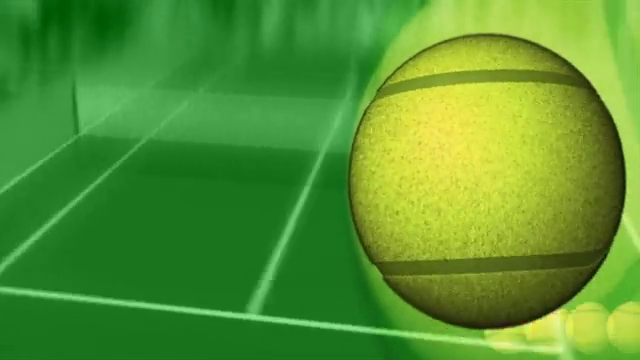
#> input picture frame 36 of AI/application/3/greenball.mp4, 640 x 360 px, given in place of 186009-876963353_large.mp4, which was not available
$ jupyter execute '(코드2)강의_6기_AI응용_3차시_02_색상 tracking 예제.ipynb'   (text cells are left out)
#> lines starting #> are read from the running program, lines starting #| are printed output that depends on the picture; after the words box and inside, x2 and y2 are one past the last pixel; in counts of white or black regions, pixels touching at a corner belong together; pictures that were not available may be replaced by others from this repository, and a replacement may not be noted
#> further down, image is the input picture: shape (360, 640, 3); mean B, G, R 47.8, 149.3, 84.5
[cell 1]
from google.colab import drive
drive.mount('/content/drive')

[cell 2]
from google.colab.patches import cv2_imshow  # 콜랩에서 이미지 출력 지원
import cv2
import numpy as np

[cell 3]
video_path = 'https://cdn.pixabay.com/video/2023/10/21/186009-876963353_large.mp4'

[cell 4]
def track(image):
  # BGR 이미지(numpy array) 입력 >> 초록색 물체 중심좌표

  # 1) 노이즈 제거 >> blur 처리
  blur = cv2.GaussianBlur(image, (5,5), 0) # 5*5 필터, 표준편차 자동 계산

  # 2) BGR >> HSV 색 공간 변환
  hsv = cv2.cvtColor(blur, cv2.COLOR_BGR2HSV)
#> hsv: shape (360, 640, 3); mean H, S, V 51, 180.9, 149.4
  # hue(색상) / saturation(채도-얼마나 진하냐) / value(명도-얼마나 밝냐)
  # HSV : 조명이 바뀌어도 색상 찾기가 더 쉬움
  # BGR : 컴퓨터 중심(색 검출이 힘들어요 파랑,그린,빨강 위주, 조명의 밝기 영향을 많이 받아요)

  # 3) 초록색 범위 설정(필요하면 값 조정 가능)
  lower_green = np.array([40, 70, 70]) # [h,s,v]
  upper_green = np.array([80, 200, 200]) # [h,s,v]
  # 연한 녹색 - 진한 녹색 범위 설정

  # 4) 마스크 생성
  mask = cv2.inRange(hsv, lower_green, upper_green)
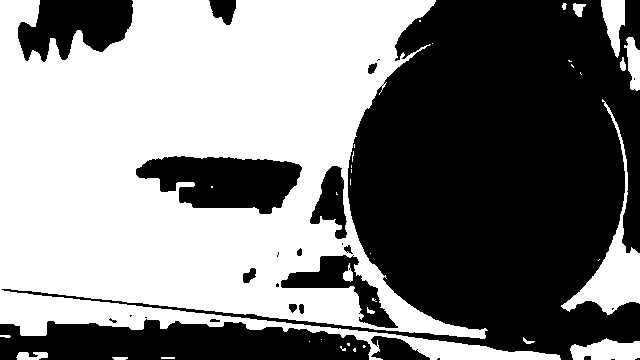
#> mask: shape (360, 640); 50.6% white; 28 black regions (12 under 20 px), largest, box (x1, y1, x2, y2) and area: (2, 0, 640, 360) 85047, (0, 319, 371, 360) 11531, (136, 156, 302, 214) 6510
  #inRange 함수는 그 범위안에 들어가게되면 0으로 만들어주고 나머지는 1로 만들어 흑백사진을 만든다.
  # 초록색 부분만 하얀색(255), 나머지는 검은색(0) 만들기
  # 초록색 부분 오려내는 효과
  # hsv 색상으로 변환한 이미지에서, lower_green - pixel value - upper_green
  # pixel value 범위 안에 있으면 >> 255 (흰색) / 없으면 >> 0 (검정색)
  # >> 결과물을 mask에 저장 (mask 이미지 = 흑백(binary: 초록색 범위면 1, 아니면 0))

  # 5) 마스크를 다시 블러링 (잡음 제거)
  bmask = cv2.GaussianBlur(mask, (5,5), 0)
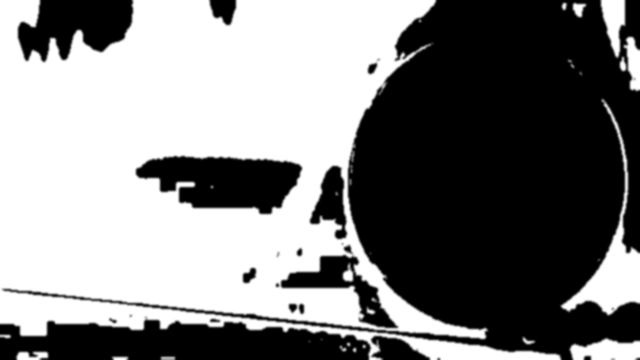
#> bmask: shape (360, 640); min 0, max 255, mean 129.1
  # binary mask (bmask) (이미지가 0 또는 255 구성된 영상-흑백 영상)

  # 6) 모멘트(moment) 이용하여 중심 좌표 계산
  moments = cv2.moments(bmask) # {key-value}로 저장 {m00: 면적(area), ...}
#> moments = moments, m00 29742989, centre m10/m00, m01/m00 = (217.1, 171.1)
  # m00: 전체 면적(하얀 픽셀 개수)
  m00 = moments['m00']
#> m00 = 29742989
  # 중심좌표(centroid) 초기화
  centroid_x, centroid_y = None, None # 초기화

  if m00 != 0: # 면적이 존재하면
    centroid_x = int(moments['m10'] / m00) # 전체 면적에서의 m10 = 한 영역의 중심 x / 무게중심 = 1차 모멘트 / 면적
#> centroid_x = 217
    centroid_y = int(moments['m01'] / m00)
#> centroid_y = 171

  # 기본 값 : 중심 없음
  # >> 초록색을 못 찾으면
  # 왜 -1을 썼는가? 유효하지 않은 좌표(x좌표, y좌표 :0~255 or 0,1)
  # >> center point 없어 >> 객체 못 찾았어 >> 객체가 있다면(중심점이 있다면) (cx, cy)
  crt = (-1, -1)

  # 중심이 계산된 경우
  if centroid_x != None and centroid_y != None:
    ctr = (centroid_x, centroid_y)
#> ctr = (217, 171)
    # 이미지 위에 중심점 표시(검은색 점)
    cv2.circle(image, ctr, 4, (0,0,0), -1) # 4: radius(반지름), -1: 원 내부를 지정된 색으로 채워라
#> image: shape (360, 640, 3); 0.02% of pixels changed, all inside (x1, y1, x2, y2) = (213, 167, 222, 176)

  cv2_imshow(image) # colab에서 cv2.imshow() 대신 사용

  return ctr

# 2. 메인 실행 부분(동영상 캡처)

if __name__ == '__main__':  # 메인 모듈에서 실행할 때만 동작
    capture = cv2.VideoCapture(video_path)

    if not capture.isOpened():
      print('동영상을 열 수 없습니다. 경로를 확인하세요')
    else:
      frame_idx = 0

      while True:
        okay, image = capture.read()

        # 비디오가 마지막이라면
        if not okay:
          print('영상 끝까지 재생 완료')
          break

        ctr = track(image)
#> ctr = (217, 171)
        print(f'Frame {frame_idx}: centroid = {ctr}')
#| Frame 0: centroid = (217, 171)

        frame_idx += 1

capture.release()
cv2.destroyAllWindows()

$ run again, starting later in the video
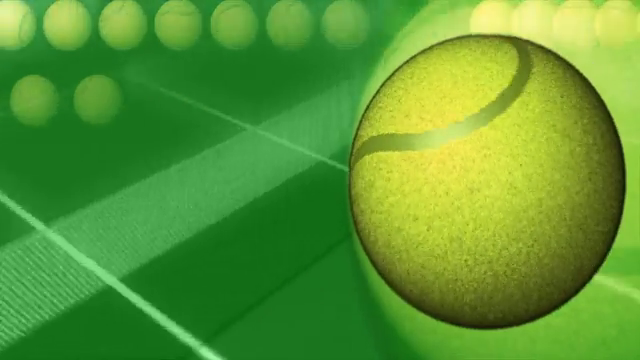
#> input picture frame 162 of AI/application/3/greenball.mp4, 640 x 360 px, given in place of 186009-876963353_large.mp4, which was not available
#> image is the input picture: shape (360, 640, 3); mean B, G, R 50.1, 152.7, 89.9
#> hsv: shape (360, 640, 3); mean H, S, V 50.1, 178.8, 152.8
#> in track, `mask = cv2.inRange(hsv, lower_green, upper_green)`:
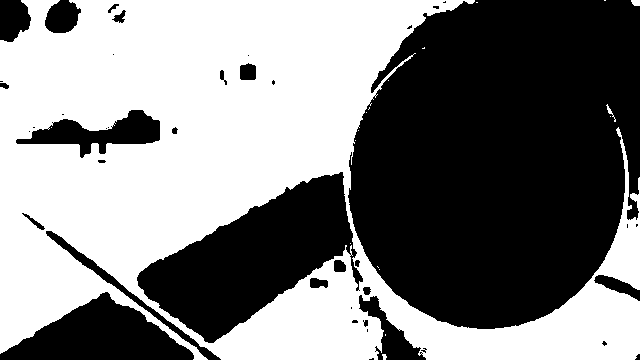
#> mask: shape (360, 640); 50.7% white; 43 black regions (20 under 20 px), largest, box (x1, y1, x2, y2) and area: (348, 0, 640, 329) 78754, (137, 172, 363, 343) 18349, (0, 292, 194, 360) 7259
#> in track, `bmask = cv2.GaussianBlur(mask, (5,5), 0)`:
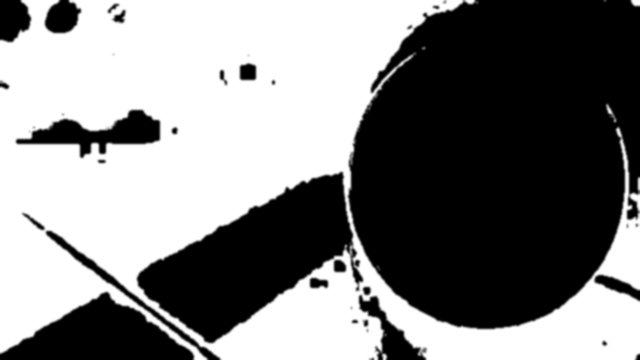
#> bmask: shape (360, 640); min 0, max 255, mean 129.3
#> moments = moments, m00 29779409, centre m10/m00, m01/m00 = (233.1, 173)
#> m00 = 29779409
#> centroid_x = 233
#> centroid_y = 173
#> in track, `ctr = (centroid_x, centroid_y)`: ctr = (233, 173)
#> image: shape (360, 640, 3); 0.02% of pixels changed, all inside (x1, y1, x2, y2) = (229, 169, 238, 178)
#| Frame 0: centroid = (233, 173)
